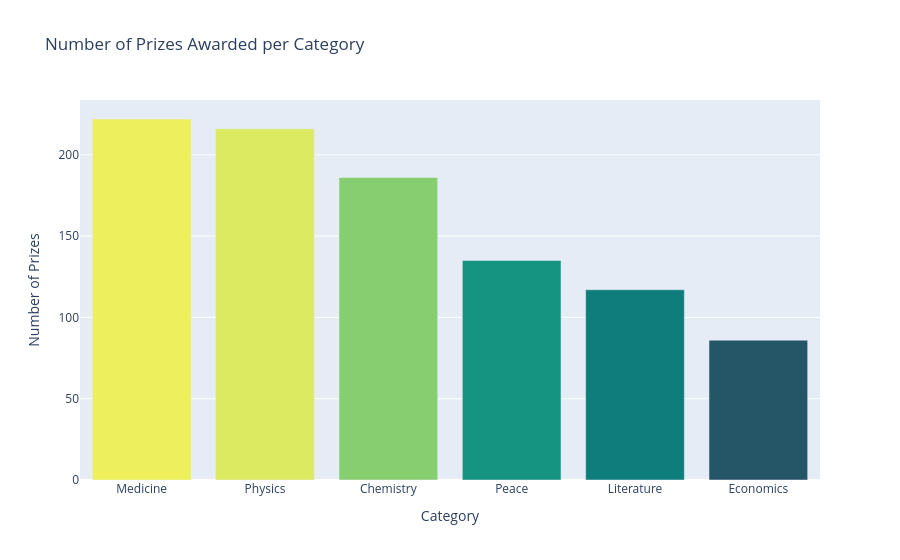

The cell this chart's notebook holds for it:
### Markdown cell above
**Challenge 4:** In how many categories are prizes awarded, and which has the most? When was the first Economics prize and who won it?

### Code cell
print("categories:", analysis.number_of_categories(df_data))
display(analysis.prizes_per_category(df_data))
display(analysis.first_prize_in_category(df_data, "Economics")[["year", "full_name"]])
charts.category_bar_chart(df_data).show()

### Figure 1 — Plotly figure (JSON) as saved in the notebook; plotly's stock layout.template omitted (floating-point values rounded to 4 significant figures)
{"data": [{"hovertemplate": "x=%{x}<br>y=%{y}<br>color=%{marker.color}<extra></extra>", "legendgroup": "", "marker": {"color": [222, 216, 186, 135, 117, 86], "coloraxis": "coloraxis", "pattern": {"shape": ""}}, "name": "", "orientation": "v", "showlegend": false, "textposition": "auto", "type": "bar", "x": ["Medicine", "Physics", "Chemistry", "Peace", "Literature", "Economics"], "xaxis": "x", "y": [222, 216, 186, 135, 117, 86], "yaxis": "y"}], "layout": {"barmode": "relative", "coloraxis": {"autocolorscale": false, "colorbar": {"title": {"text": "color"}}, "colorscale": [[0.0, "rgb(36, 86, 104)"], [0.1667, "rgb(15, 114, 121)"], [0.3333, "rgb(13, 143, 129)"], [0.5, "rgb(57, 171, 126)"], [0.6667, "rgb(110, 197, 116)"], [0.8333, "rgb(169, 220, 103)"], [1.0, "rgb(237, 239, 93)"]], "showscale": false}, "legend": {"tracegroupgap": 0}, "title": {"text": "Number of Prizes Awarded per Category"}, "xaxis": {"anchor": "y", "domain": [0.0, 1.0], "title": {"text": "Category"}}, "yaxis": {"anchor": "x", "domain": [0.0, 1.0], "title": {"text": "Number of Prizes"}}}}
